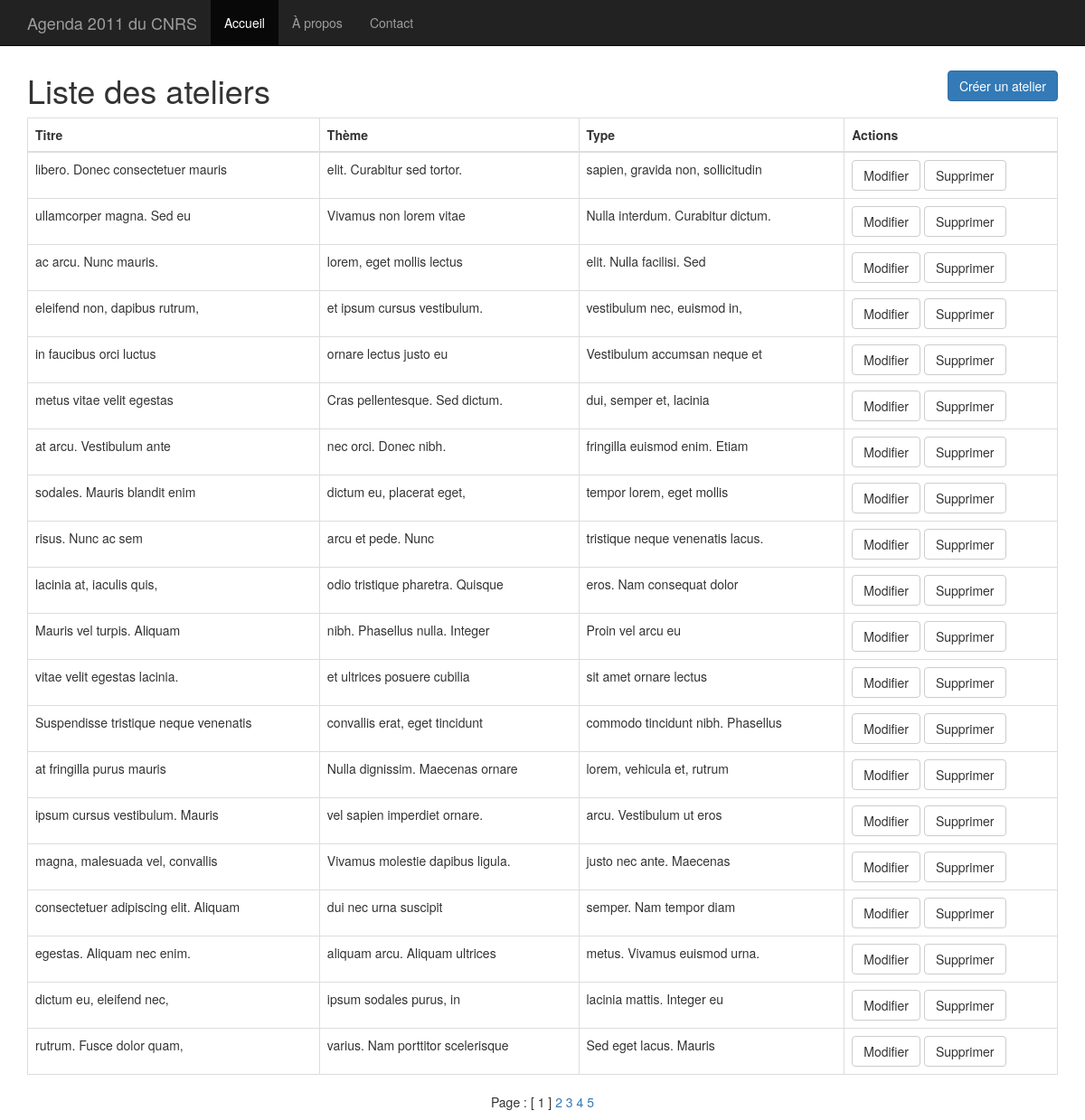
The app's page /ListeAteliers.php with its own data.
### tables this page shows
CREATE TABLE IF NOT EXISTS `Ateliers` (
  `id_atelier` int(11) NOT NULL AUTO_INCREMENT,
  `nom_atelier` varchar(100) DEFAULT NULL,
  `theme_atelier` varchar(100) DEFAULT NULL,
  `type_atelier` varchar(100) DEFAULT NULL,
  `id_laboratoire` int(11) NOT NULL,
  `lieu_atelier` varchar(100) DEFAULT NULL,
  `duree_atelier` time DEFAULT NULL,
  `date_atelier` date DEFAULT NULL,
  `horaire_atelier` time DEFAULT NULL,
  `capacite_atelier` int(11) DEFAULT NULL,
  `inscription_atelier` tinyint(1) NOT NULL DEFAULT '0',
  PRIMARY KEY (`id_atelier`)
);

### web/ListeAteliers.php (the view, shortened to what this page needs)
<?php
	include("includes/haut.php");
?>
	<table style="width: 100%;">
		<tr>
		  <td><h1>Liste des ateliers</h1></td>
			<td style="text-align: right;">
			<form style="display: inline;" action="FormulaireAtelier.php" method="post">
				<div>
				  <input class="btn btn-primary" type="submit" value="Créer un atelier"/>
				</div>
			</form>
		</td>
		</tr>
	</table>
	<table class="table table-bordered">
		<thead>
		  <tr>
			<th>Titre</th>
			<th>Thème</th>
			<th>Type</th>
			<th>Actions</th>
		  </tr>
		</thead>
	<tbody>
<?php
  $article_par_pages=20;
  $query_nombre_ateliers="SELECT * FROM Ateliers";
  if($result=$db->query($query_nombre_ateliers)) {
	$nombre_lignes=mysqli_num_rows($result);
	$nombre_de_pages=ceil($nombre_lignes/$article_par_pages);
  }
  if(isset($_GET['page'])) {
    $page_actuelle=intval($_GET['page']);
    if($page_actuelle>$nombre_de_pages) {
      $page_actuelle=$nombre_de_pages;
    }
  } else {
    $page_actuelle=1;
  }
  $id_premiere_ligne=($page_actuelle-1)*$article_par_pages;
  $query_ateliers="SELECT * FROM Ateliers AS A ORDER BY A.date_atelier ASC LIMIT ".$id_premiere_ligne.", ".$article_par_pages;
  if($result=$db->query($query_ateliers)) {
    while ($row=$result->fetch_assoc()) {
      echo '
			<tr>
	            <td>'.$row["nom_atelier"].'</td>
				<td>'.$row["theme_atelier"].'</td>
				<td>'.$row['type_atelier'].'</td>
				<td>
					<form style="display: inline;" action="FormulaireAtelier.php" method="post">
						<input type="hidden" name="action_page" value="modifier"/>
						<input type="hidden" name="id_atelier" value='.$row["id_atelier"].'/>
						<input class="btn btn-default" type="submit" value="Modifier"/>
					</form>
					<form style="display: inline;" action="delete.php" method="post">
						<input type="hidden" name="id_atelier" value="'.$row["id_atelier"].'"/>
						<input type="hidden" name="page_actuelle" value="'.$page_actuelle.'"/>
						<input class="btn btn-default" type="submit" value="Supprimer"/>
					</form>
				</td>
			</tr>';
	}
  }
  printf("\t\t  </tbody>\n\t\t</table>\n");
  echo '<p style="text-align:center">Page : ';
  for($i=1; $i<=$nombre_de_pages; $i++) {
    if($i==$page_actuelle) {
      echo ' [ '.$i.' ] ';
    } else {
      echo ' <a href="ListeAteliers.php?page='.$i.'\">'.$i.'</a> ';
    }
  }
  echo '</p>';
  include("includes/bas.php");
?>

### web/includes/haut.php (shortened to what this page needs)
<!DOCTYPE html>
<html lang="fr">
<head>
	<link href="css/bootstrap.min.css" rel="stylesheet">
	<link href="css/custom.css" rel="stylesheet">
</head>
<body>
<?php
	echo '
	<div class="navbar navbar-inverse navbar-fixed-top">
	  <div class="container">
		<div class="navbar-header">
		  <button type="button" class="navbar-toggle collapsed" data-toggle="collapse" data-target="#navbar" aria-expanded="false" aria-controls="navbar">
			<span class="sr-only">Toggle navigation</span>
			<span class="icon-bar"></span>
			<span class="icon-bar"></span>
			<span class="icon-bar"></span>
		  </button>
		  <a class="navbar-brand" href="#">Agenda 2011 du CNRS</a>
		</div>
		<div id="navbar" class="collapse navbar-collapse">
		  <ul class="nav navbar-nav">
			<li class="active"><a href="ListeAteliers.php">Accueil</a></li>
			<li><a href="#about">&Agrave; propos</a></li>
			<li><a href="#contact">Contact</a></li>
		  </ul>
		</div>
	  </div>
	</div>
	<div class="container">
		<div class="starter-template">
	';
?>

### web/includes/bas.php (shortened to what this page needs)
      </div>
    </div>
  </body>
</html>

### web/css/custom.css (style rules this page uses)
.starter-template { margin-top: 60px; }

### records on screen
ateliers: nom_atelier "libero. Donec consectetuer mauris", theme_atelier "elit. Curabitur sed tortor.", type_atelier "sapien, gravida non, sollicitudin"
ateliers: nom_atelier "ullamcorper magna. Sed eu", theme_atelier "Vivamus non lorem vitae", type_atelier "Nulla interdum. Curabitur dictum."
ateliers: nom_atelier "ac arcu. Nunc mauris.", theme_atelier "lorem, eget mollis lectus", type_atelier "elit. Nulla facilisi. Sed"
ateliers: nom_atelier "eleifend non, dapibus rutrum,", theme_atelier "et ipsum cursus vestibulum.", type_atelier "vestibulum nec, euismod in,"
ateliers: nom_atelier "in faucibus orci luctus", theme_atelier "ornare lectus justo eu", type_atelier "Vestibulum accumsan neque et"
ateliers: nom_atelier "metus vitae velit egestas", theme_atelier "Cras pellentesque. Sed dictum.", type_atelier "dui, semper et, lacinia"
ateliers: nom_atelier "at arcu. Vestibulum ante", theme_atelier "nec orci. Donec nibh.", type_atelier "fringilla euismod enim. Etiam"
ateliers: nom_atelier "sodales. Mauris blandit enim", theme_atelier "dictum eu, placerat eget,", type_atelier "tempor lorem, eget mollis"
ateliers: nom_atelier "risus. Nunc ac sem", theme_atelier "arcu et pede. Nunc", type_atelier "tristique neque venenatis lacus."
ateliers: nom_atelier "lacinia at, iaculis quis,", theme_atelier "odio tristique pharetra. Quisque", type_atelier "eros. Nam consequat dolor"
ateliers: nom_atelier "Mauris vel turpis. Aliquam", theme_atelier "nibh. Phasellus nulla. Integer", type_atelier "Proin vel arcu eu"
ateliers: nom_atelier "vitae velit egestas lacinia.", theme_atelier "et ultrices posuere cubilia", type_atelier "sit amet ornare lectus"
ateliers: nom_atelier "Suspendisse tristique neque venenatis", theme_atelier "convallis erat, eget tincidunt", type_atelier "commodo tincidunt nibh. Phasellus"
ateliers: nom_atelier "at fringilla purus mauris", theme_atelier "Nulla dignissim. Maecenas ornare", type_atelier "lorem, vehicula et, rutrum"
ateliers: nom_atelier "ipsum cursus vestibulum. Mauris", theme_atelier "vel sapien imperdiet ornare.", type_atelier "arcu. Vestibulum ut eros"
ateliers: nom_atelier "magna, malesuada vel, convallis", theme_atelier "Vivamus molestie dapibus ligula.", type_atelier "justo nec ante. Maecenas"
ateliers: nom_atelier "consectetuer adipiscing elit. Aliquam", theme_atelier "dui nec urna suscipit", type_atelier "semper. Nam tempor diam"
ateliers: nom_atelier "egestas. Aliquam nec enim.", theme_atelier "aliquam arcu. Aliquam ultrices", type_atelier "metus. Vivamus euismod urna."
ateliers: nom_atelier "dictum eu, eleifend nec,", theme_atelier "ipsum sodales purus, in", type_atelier "lacinia mattis. Integer eu"
ateliers: nom_atelier "rutrum. Fusce dolor quam,", theme_atelier "varius. Nam porttitor scelerisque", type_atelier "Sed eget lacus. Mauris"
